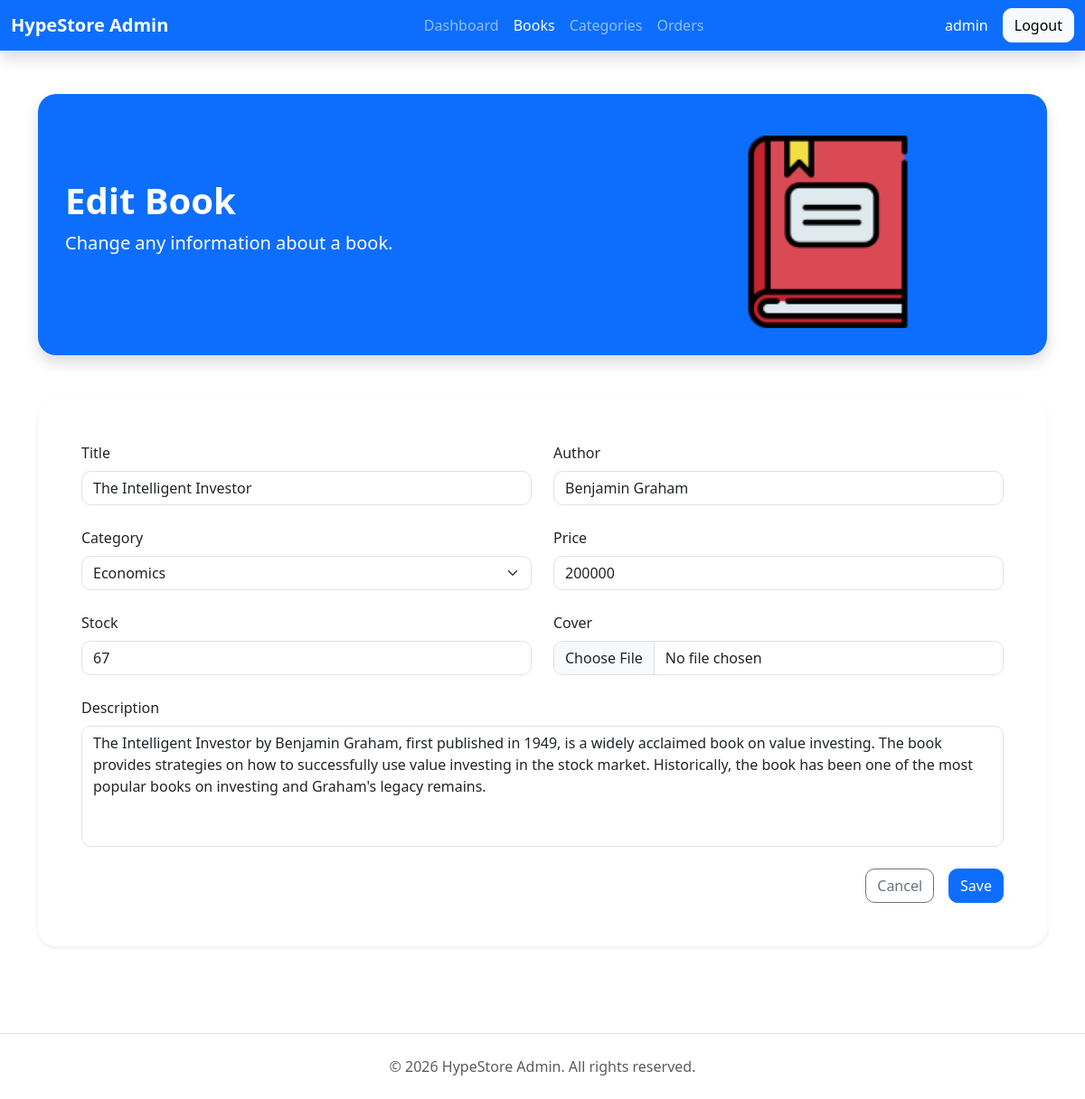
The app's page /hypestore/admin/editbooks.php?id=1 (signed in), older data.
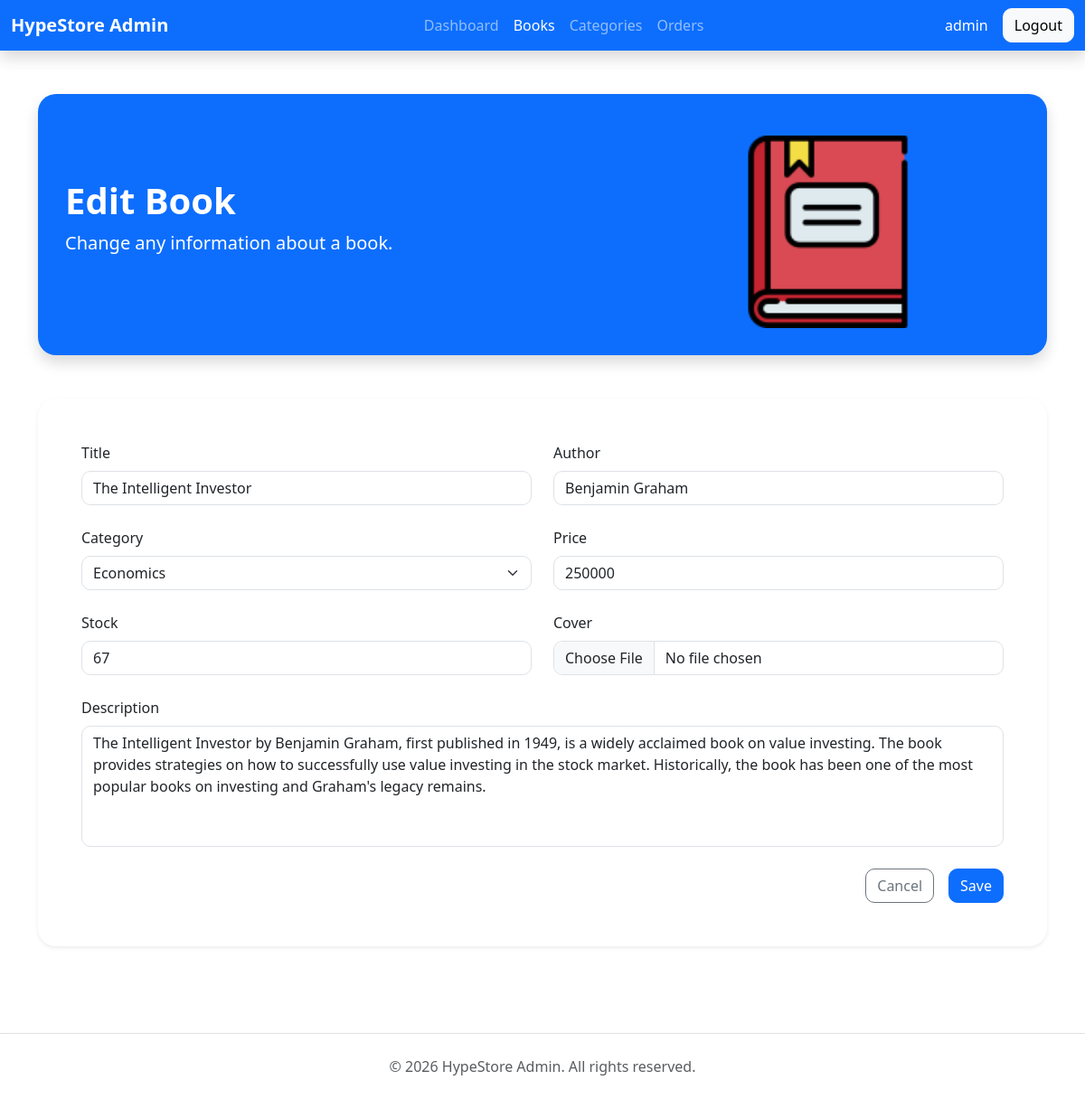
The same page, newer data.
### tables this page shows
CREATE TABLE `books` (
  `id` int(11) NOT NULL,
  `title` varchar(200) NOT NULL,
  `author` varchar(200) NOT NULL,
  `price` varchar(200) NOT NULL,
  `stock` int(11) NOT NULL,
  `cover` varchar(200) NOT NULL,
  `description` varchar(400) NOT NULL,
  `id_category` int(11) NOT NULL,
  `rating` float DEFAULT NULL
);

### hypestore/library/koneksi.php (called while the page is built)
<?php
    $host = "localhost";
    $user = "root";
    $pass = "";
    $database = "hypestore";
?>

### hypestore/library/database.php (called while the page is built, shortened)
<?php
    class Database{
        function __construct($host, $user, $pass, $database){
            $this->host = $host;
            $this->user = $user;
            $this->pass = $pass;
            $this->database = $database;
            $this->conn = new mysqli($this->host, $this->user, $this->pass, $this->database);
        }
    }
?>

### hypestore/admin/editbooks.php (the view, shortened to what the changed rows need)
<?php
    require_once('../library/database.php');
    require_once('../library/koneksi.php');
    $connection = new Database($host, $user, $pass, $database);
    $displayedit = "SELECT * from books where id=".$_GET['id'];
    $resultedit = $connection->conn->query($displayedit);
    $rowedit = $resultedit->fetch_assoc();
?>
<!DOCTYPE html>
<html lang="en">
<head>
    <link href="https://cdn.jsdelivr.net/npm/bootstrap@5.3.8/dist/css/bootstrap.min.css" rel="stylesheet">
</head>
<body>
    <div class="container py-5">
        <section class="hero bg-primary shadow mb-5">
            <div class="row align-items-center">
                <div class="col-lg-7">
                    <h1 class="fw-bold">Edit Book</h1>
                </div>
            </div>
        </section>
        <div class="card formcard shadow-sm">
            <div class="card-body p-5">
                <form method="POST" enctype="multipart/form-data">
                    <div class="row">
                        <div class="col-lg-6 mb-4">
                            <label for="title" class="form-label">Title</label>
                            <input type="text" value="<?php echo $rowedit['title'];?>" class="form-control" id="title" name="title" placeholder="Title" required>
                        </div>
                        <div class="col-lg-6 mb-4">
                            <label for="author" class="form-label">Author</label>
                            <input type="text" value="<?php echo $rowedit['author'];?>" class="form-control" id="author" name="author" placeholder="Author" required>
                        </div>
                    </div>
                    <div class="row">
                        <div class="col-lg-6 mb-4">
                            <label for="price" class="form-label">Price</label>
                            <input type="number" value="<?php echo $rowedit['price'];?>" class="form-control" id="price" name="price" placeholder="Price" required>
                        </div>
                    </div>
                    <div class="row">
                        <div class="col-lg-6 mb-4">
                            <label for="stock" class="form-label">Stock</label>
                            <input type="number" value="<?php echo $rowedit['stock'];?>" class="form-control" id="stock" name="stock" placeholder="Stock" required>
                        </div>
                    </div>
                    <div class="mb-4">
                        <label for="description" class="form-label">Description</label>
                        <textarea rows="5" name="description" id="description" class="form-control" placeholder="Write a description..."><?php echo $rowedit['description'];?></textarea>
                    </div>
                </form>
            </div>
        </div>
</div>
</body>
</html>

Row changes from the older to the newer data that the page shows:
changed books "The Intelligent Investor": price "200000" → "250000"
